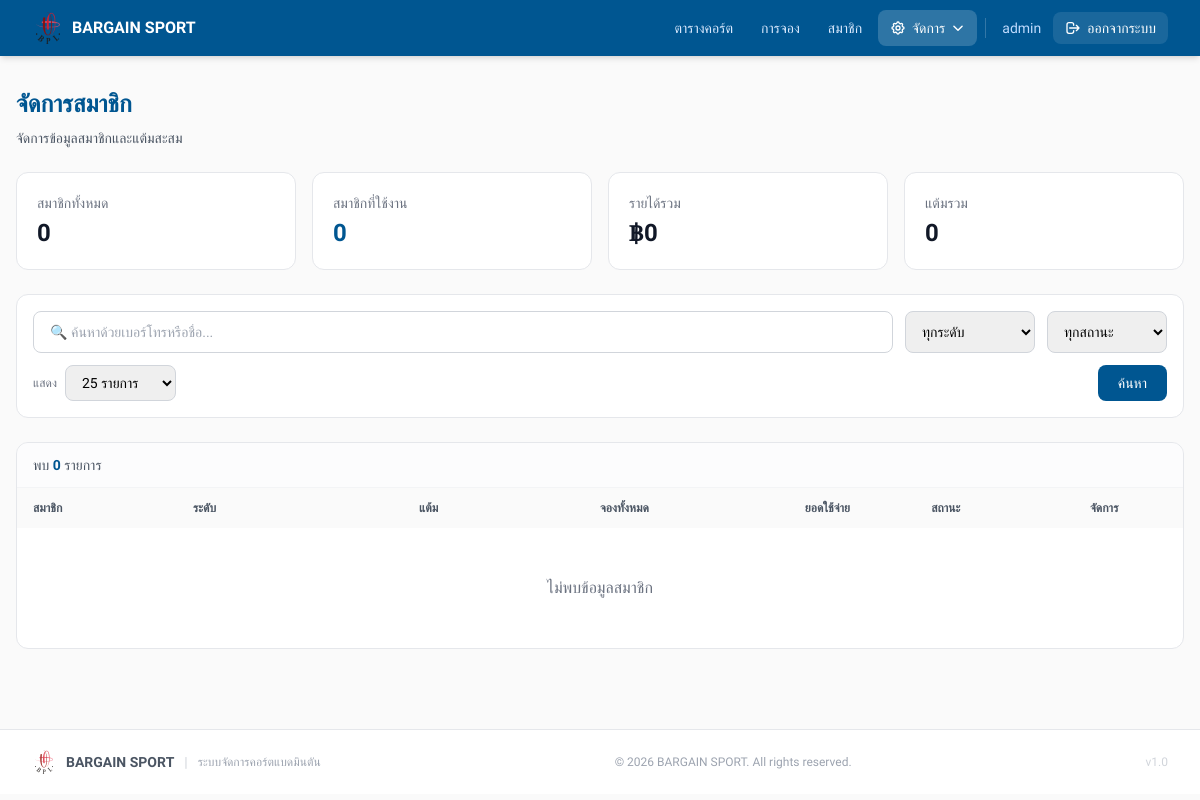
/admin/members.php (signed in), run on an earlier commit of the app's database.
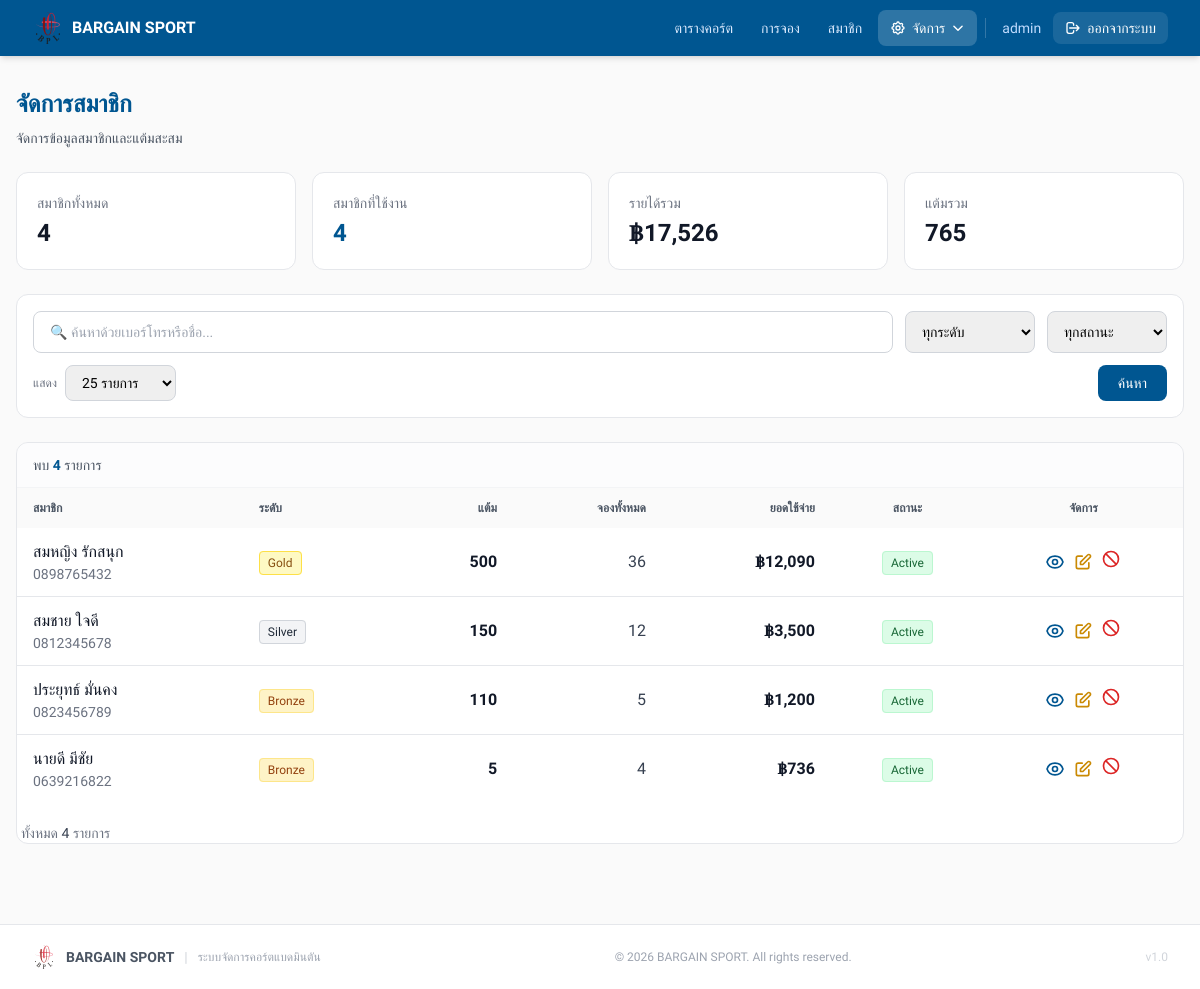
And on a later commit of the database.
### tables this page shows
CREATE TABLE `members` (
  `id` int NOT NULL,
  `phone` varchar(10) NOT NULL,
  `name` varchar(100) NOT NULL,
  `email` varchar(100) DEFAULT NULL,
  `points` int DEFAULT '0',
  `total_bookings` int DEFAULT '0',
  `total_spent` decimal(10,2) DEFAULT '0.00',
  `member_level` enum('Bronze','Silver','Gold','Platinum') DEFAULT 'Bronze',
  `joined_date` datetime DEFAULT CURRENT_TIMESTAMP,
  `last_booking_date` datetime DEFAULT NULL,
  `birth_date` date DEFAULT NULL,
  `status` enum('active','inactive') DEFAULT 'active',
  `notes` text
);

### admin/members.php (the view, shortened to what the changed rows need)
<?php
require_once __DIR__ . '/../config/db.php';
$per_page_raw = $_GET['per_page'] ?? '25';
$per_page     = ($per_page_raw === 'all') ? 0 : (int)$per_page_raw;
$page = max(1, (int)($_GET['page'] ?? 1));
$where  = ['1=1'];
$params = [];
$whereClause = implode(' AND ', $where);
$countStmt = $pdo->prepare("SELECT COUNT(*) FROM members WHERE $whereClause");
$countStmt->execute($params);
$totalRecords = (int)$countStmt->fetchColumn();
$totalPages = 1;
$offset     = 0;
if ($per_page > 0) {
    $totalPages = max(1, (int)ceil($totalRecords / $per_page));
    $page       = min($page, $totalPages);
    $offset     = ($page - 1) * $per_page;
}
$sql = "SELECT * FROM members WHERE $whereClause ORDER BY total_spent DESC, joined_date DESC";
if ($per_page > 0) $sql .= " LIMIT $per_page OFFSET $offset";
$stmt = $pdo->prepare($sql);
$stmt->execute($params);
$members = $stmt->fetchAll();
$statsStmt = $pdo->query("
    SELECT
        COUNT(*) as total_members,
        SUM(CASE WHEN status = 'active' THEN 1 ELSE 0 END) as active_members,
        SUM(total_spent) as total_revenue,
        SUM(points) as total_points
    FROM members
");
$stats = $statsStmt->fetch();
$levelColors = [
    'Bronze' => ['bg' => 'bg-amber-100', 'text' => 'text-amber-800', 'border' => 'border-amber-200'],
    'Silver' => ['bg' => 'bg-gray-100', 'text' => 'text-gray-800', 'border' => 'border-gray-300'],
    'Gold' => ['bg' => 'bg-yellow-100', 'text' => 'text-yellow-800', 'border' => 'border-yellow-300'],
    'Platinum' => ['bg' => 'bg-blue-100', 'text' => 'text-blue-800', 'border' => 'border-blue-300']
];
?>
<!doctype html>
<html lang="th">
<head>
    <script src="https://cdn.tailwindcss.com"></script>
</head>
<body style="background:#FAFAFA;" class="min-h-screen">
    <div class="max-w-7xl mx-auto px-4 py-8">
        <div class="mb-6">
            <h1 style="color:#005691;" class="text-2xl font-bold mb-2">จัดการสมาชิก</h1>
        </div>
        <div class="grid grid-cols-1 sm:grid-cols-2 lg:grid-cols-4 gap-4 mb-6">
            <div class="bg-white rounded-xl border border-gray-200 p-5">
                <p class="text-sm text-gray-500 mb-1">สมาชิกทั้งหมด</p>
                <p class="text-2xl font-bold text-gray-900"><?= number_format($stats['total_members']) ?></p>
            </div>
            <div class="bg-white rounded-xl border border-gray-200 p-5">
                <p class="text-sm text-gray-500 mb-1">สมาชิกที่ใช้งาน</p>
                <p class="text-2xl font-bold" style="color:#005691;"><?= number_format($stats['active_members']) ?></p>
            </div>
            <div class="bg-white rounded-xl border border-gray-200 p-5">
                <p class="text-sm text-gray-500 mb-1">รายได้รวม</p>
                <p class="text-2xl font-bold text-gray-900">฿<?= number_format($stats['total_revenue'], 0) ?></p>
            </div>
            <div class="bg-white rounded-xl border border-gray-200 p-5">
                <p class="text-sm text-gray-500 mb-1">แต้มรวม</p>
                <p class="text-2xl font-bold text-gray-900"><?= number_format($stats['total_points']) ?></p>
            </div>
        </div>
        <div class="bg-white rounded-xl border border-gray-200 overflow-hidden">
            <div class="px-4 py-3 border-b border-gray-100 flex justify-between items-center bg-gray-50/50">
                <span class="text-sm text-gray-600 font-medium">
                    พบ <span style="color:#005691;" class="font-bold"><?= number_format($totalRecords) ?></span> รายการ
                </span>
            </div>
            <div class="overflow-x-auto">
                <table class="w-full">
                    <thead style="background:#FAFAFA;">
                        <tr>
                            <th class="px-4 py-3 text-left text-xs font-semibold text-gray-600 uppercase">สมาชิก</th>
                            <th class="px-4 py-3 text-left text-xs font-semibold text-gray-600 uppercase">ระดับ</th>
                            <th class="px-4 py-3 text-right text-xs font-semibold text-gray-600 uppercase">แต้ม</th>
                            <th class="px-4 py-3 text-right text-xs font-semibold text-gray-600 uppercase">จองทั้งหมด</th>
                            <th class="px-4 py-3 text-right text-xs font-semibold text-gray-600 uppercase">ยอดใช้จ่าย</th>
                            <th class="px-4 py-3 text-center text-xs font-semibold text-gray-600 uppercase">สถานะ</th>
                            <th class="px-4 py-3 text-center text-xs font-semibold text-gray-600 uppercase">จัดการ</th>
                        </tr>
                    </thead>
                    <tbody class="divide-y divide-gray-200">
                        <?php if (count($members) === 0): ?>
                        <tr>
                            <td colspan="7" class="px-4 py-12 text-center text-gray-500">
                                ไม่พบข้อมูลสมาชิก
                            </td>
                        </tr>
                        <?php else: ?>
                            <?php foreach ($members as $member): ?>
                                <?php $colors = $levelColors[$member['member_level']] ?? $levelColors['Bronze']; ?>
                                <tr class="hover:bg-gray-50">
                                    <td class="px-4 py-3">
                                        <div>
                                            <p class="font-medium text-gray-900"><?= htmlspecialchars($member['name']) ?></p>
                                            <p class="text-sm text-gray-500"><?= htmlspecialchars($member['phone']) ?></p>
                                        </div>
                                    </td>
                                    <td class="px-4 py-3">
                                        <span class="<?= $colors['bg'] ?> <?= $colors['text'] ?> <?= $colors['border'] ?> border px-2 py-1 rounded text-xs font-medium">
                                            <?= htmlspecialchars($member['member_level']) ?>
                                        </span>
                                    </td>
                                    <td class="px-4 py-3 text-right font-semibold text-gray-900">
                                        <?= number_format($member['points']) ?>
                                    </td>
                                    <td class="px-4 py-3 text-right text-gray-700">
                                        <?= number_format($member['total_bookings']) ?>
                                    </td>
                                    <td class="px-4 py-3 text-right font-semibold text-gray-900">
                                        ฿<?= number_format($member['total_spent'], 0) ?>
                                    </td>
                                    <td class="px-4 py-3 text-center">
                                        <?php if ($member['status'] === 'active'): ?>
                                        <span class="bg-green-100 text-green-800 border border-green-200 px-2 py-1 rounded text-xs font-medium">
                                            Active
                                        </span>
                                        <?php else: ?>
                                        <span class="bg-red-100 text-red-800 border border-red-200 px-2 py-1 rounded text-xs font-medium">
                                            Inactive
                                        </span>
                                        <?php endif; ?>
                                    </td>
                                    <td class="px-4 py-3">
                                        <div class="flex items-center justify-center gap-2">
                                            <a href="/members/profile.php?id=<?= $member['id'] ?>"
                                               class="text-sm" style="color:#005691;"
                                               title="ดูโปรไฟล์">
                                            </a>
                                            <button onclick="openAdjustModal(<?= $member['id'] ?>, '<?= htmlspecialchars($member['name'], ENT_QUOTES) ?>', <?= $member['points'] ?>)"
                                                    class="text-sm text-yellow-600"
                                                    title="ปรับแต้ม">
                                                <svg class="w-5 h-5" fill="none" stroke="currentColor" viewBox="0 0 24 24">
                                                    <path stroke-linecap="round" stroke-linejoin="round" stroke-width="2" d="M11 5H6a2 2 0 00-2 2v11a2 2 0 002 2h11a2 2 0 002-2v-5m-1.414-9.414a2 2 0 112.828 2.828L11.828 15H9v-2.828l8.586-8.586z"/>
                                                </svg>
                                            </button>
                                            <form method="post" class="inline" onsubmit="return confirm('แน่ใจหรือไม่?')">
                                                <button type="submit"
                                                        class="text-sm <?= $member['status'] === 'active' ? 'text-red-600' : 'text-green-600' ?>"
                                                        title="<?= $member['status'] === 'active' ? 'ระงับ' : 'เปิดใช้งาน' ?>">
                                                    <svg class="w-5 h-5" fill="none" stroke="currentColor" viewBox="0 0 24 24">
                                                        <?php if ($member['status'] === 'active'): ?>
                                                        <path stroke-linecap="round" stroke-linejoin="round" stroke-width="2" d="M18.364 18.364A9 9 0 005.636 5.636m12.728 12.728A9 9 0 015.636 5.636m12.728 12.728L5.636 5.636"/>
                                                        <?php else: ?>
                                                        <path stroke-linecap="round" stroke-linejoin="round" stroke-width="2" d="M9 12l2 2 4-4m6 2a9 9 0 11-18 0 9 9 0 0118 0z"/>
                                                        <?php endif; ?>
                                                    </svg>
                                                </button>
                                            </form>
                                        </div>
                                    </td>
                                </tr>
                            <?php endforeach; ?>
                        <?php endif; ?>
                    </tbody>
                </table>
            </div>
            <?php include __DIR__ . '/../includes/pagination.php'; ?>
        </div>
    </div>
</body>
</html>

### includes/pagination.php (shortened to what the changed rows need)
<?php
if (!isset($page, $totalPages, $totalRecords, $per_page) || $totalRecords == 0) return;
$showFrom = $per_page > 0 ? (($page - 1) * $per_page + 1)           : 1;
$showTo   = $per_page > 0 ? min($page * $per_page, $totalRecords)    : $totalRecords;
?>
<div class="mt-5 flex flex-col sm:flex-row justify-between items-center gap-3 px-1">
  <p class="text-sm text-gray-500 order-2 sm:order-1">
    <?php if ($per_page > 0 && $totalPages > 1): ?>
      แสดง <span class="font-medium text-gray-700"><?= number_format($showFrom) ?></span>–<span class="font-medium text-gray-700"><?= number_format($showTo) ?></span>
      จาก <span class="font-medium text-gray-700"><?= number_format($totalRecords) ?></span> รายการ
      <span class="text-gray-400">(หน้า <?= $page ?>/<?= $totalPages ?>)</span>
    <?php else: ?>
      ทั้งหมด <span class="font-medium text-gray-700"><?= number_format($totalRecords) ?></span> รายการ
    <?php endif; ?>
  </p>
</div>

What changed in the data, as far as the page shows it:
added members: name "สมหญิง รักสนุก", phone "0898765432", member_level "Gold", points "500", total_bookings "36", total_spent "12,090", status "Active"
added members: name "สมชาย ใจดี", phone "0812345678", member_level "Silver", points "150", total_bookings "12", total_spent "3,500", status "Active"
added members: name "ประยุทธ์ มั่นคง", phone "0823456789", member_level "Bronze", points "110", total_bookings "5", total_spent "1,200", status "Active"
added members: name "นายดี มีชัย", phone "0639216822", member_level "Bronze", points "5", total_bookings "4", total_spent "736", status "Active"
Also different on the page:
$stats['total_members']: "0" → "4"
$stats['active_members']: "0" → "4"
$stats['total_revenue']: "0" → "17,526"
$stats['total_points']: "0" → "765"
$totalRecords: "0" → "4"
$totalRecords: (not shown) → "4"
text no longer shown: "ไม่พบข้อมูลสมาชิก"
text now shown: "ทั้งหมด รายการ"
